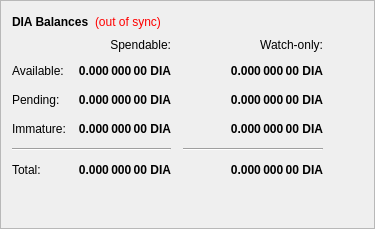
        <widget class="QFrame" name="frame">
         <property name="frameShape">
          <enum>QFrame::StyledPanel</enum>
         </property>
         <property name="frameShadow">
          <enum>QFrame::Raised</enum>
         </property>
         <layout class="QVBoxLayout" name="verticalLayout_4">
          <item>
           <layout class="QHBoxLayout" name="horizontalLayout_4">
            <item>
             <widget class="QLabel" name="label_5">
              <property name="font">
               <font>
                <weight>75</weight>
                <bold>true</bold>
               </font>
              </property>
              <property name="text">
               <string>DIA Balances</string>
              </property>
             </widget>
            </item>
            <item>
             <widget class="QLabel" name="labelWalletStatus">
              <property name="cursor">
               <cursorShape>WhatsThisCursor</cursorShape>
              </property>
              <property name="toolTip">
               <string>The displayed information may be out of date. Your wallet automatically synchronizes with the Decima network after a connection is established, but this process has not completed yet.</string>
              </property>
              <property name="styleSheet">
               <string notr="true">QLabel { color: red; }</string>
              </property>
              <property name="text">
               <string notr="true">(out of sync)</string>
              </property>
              <property name="alignment">
               <set>Qt::AlignLeading|Qt::AlignLeft|Qt::AlignVCenter</set>
              </property>
             </widget>
            </item>
            <item>
             <spacer name="horizontalSpacer_3">
              <property name="orientation">
               <enum>Qt::Horizontal</enum>
              </property>
              <property name="sizeHint" stdset="0">
               <size>
                <width>40</width>
                <height>20</height>
               </size>
              </property>
             </spacer>
            </item>
           </layout>
          </item>
          <item>
           <layout class="QGridLayout" name="gridLayout">
            <property name="spacing">
             <number>12</number>
            </property>
            <item row="2" column="2">
             <widget class="QLabel" name="labelWatchPending">
              <property name="font">
               <font>
                <weight>75</weight>
                <bold>true</bold>
               </font>
              </property>
              <property name="cursor">
               <cursorShape>IBeamCursor</cursorShape>
              </property>
              <property name="toolTip">
               <string>Unconfirmed transactions to watch-only addresses</string>
              </property>
              <property name="text">
               <string notr="true">0.000 000 00 DIA</string>
              </property>
              <property name="alignment">
               <set>Qt::AlignRight|Qt::AlignTrailing|Qt::AlignVCenter</set>
              </property>
              <property name="textInteractionFlags">
               <set>Qt::LinksAccessibleByMouse|Qt::TextSelectableByKeyboard|Qt::TextSelectableByMouse</set>
              </property>
             </widget>
            </item>
            <item row="2" column="1">
             <widget class="QLabel" name="labelUnconfirmed">
              <property name="font">
               <font>
                <weight>75</weight>
                <bold>true</bold>
               </font>
              </property>
              <property name="cursor">
               <cursorShape>IBeamCursor</cursorShape>
              </property>
              <property name="toolTip">
               <string>Total of transactions that have yet to be confirmed, and do not yet count toward the spendable balance</string>
              </property>
              <property name="text">
               <string notr="true">0.000 000 00 DIA</string>
              </property>
              <property name="alignment">
               <set>Qt::AlignRight|Qt::AlignTrailing|Qt::AlignVCenter</set>
              </property>
              <property name="textInteractionFlags">
               <set>Qt::LinksAccessibleByMouse|Qt::TextSelectableByKeyboard|Qt::TextSelectableByMouse</set>
              </property>
             </widget>
            </item>
            <item row="3" column="2">
             <widget class="QLabel" name="labelWatchImmature">
              <property name="font">
               <font>
                <weight>75</weight>
                <bold>true</bold>
               </font>
              </property>
              <property name="cursor">
               <cursorShape>IBeamCursor</cursorShape>
              </property>
              <property name="toolTip">
               <string>Staked or masternode rewards in watch-only addresses that has not yet matured</string>
              </property>
              <property name="text">
               <string notr="true">0.000 000 00 DIA</string>
              </property>
              <property name="alignment">
               <set>Qt::AlignRight|Qt::AlignTrailing|Qt::AlignVCenter</set>
              </property>
              <property name="textInteractionFlags">
               <set>Qt::LinksAccessibleByMouse|Qt::TextSelectableByKeyboard|Qt::TextSelectableByMouse</set>
              </property>
             </widget>
            </item>
            <item row="4" column="0" colspan="2">
             <widget class="Line" name="lineSpendableBalance">
              <property name="orientation">
               <enum>Qt::Horizontal</enum>
              </property>
             </widget>
            </item>
            <item row="4" column="2">
             <widget class="Line" name="lineWatchBalance">
              <property name="sizePolicy">
               <sizepolicy hsizetype="Preferred" vsizetype="Fixed">
                <horstretch>0</horstretch>
                <verstretch>0</verstretch>
               </sizepolicy>
              </property>
              <property name="minimumSize">
               <size>
                <width>140</width>
                <height>0</height>
               </size>
              </property>
              <property name="orientation">
               <enum>Qt::Horizontal</enum>
              </property>
             </widget>
            </item>
            <item row="5" column="0">
             <widget class="QLabel" name="labelTotalText">
              <property name="text">
               <string>Total:</string>
              </property>
             </widget>
            </item>
            <item row="3" column="1">
             <widget class="QLabel" name="labelImmature">
              <property name="font">
               <font>
                <weight>75</weight>
                <bold>true</bold>
               </font>
              </property>
              <property name="cursor">
               <cursorShape>IBeamCursor</cursorShape>
              </property>
              <property name="toolTip">
               <string>Staked or masternode rewards that has not yet matured</string>
              </property>
              <property name="text">
               <string notr="true">0.000 000 00 DIA</string>
              </property>
              <property name="alignment">
               <set>Qt::AlignRight|Qt::AlignTrailing|Qt::AlignVCenter</set>
              </property>
              <property name="textInteractionFlags">
               <set>Qt::LinksAccessibleByMouse|Qt::TextSelectableByKeyboard|Qt::TextSelectableByMouse</set>
              </property>
             </widget>
            </item>
            <item row="2" column="3">
             <spacer name="horizontalSpacer_2">
              <property name="orientation">
               <enum>Qt::Horizontal</enum>
              </property>
              <property name="sizeHint" stdset="0">
               <size>
                <width>40</width>
                <height>20</height>
               </size>
              </property>
             </spacer>
            </item>
            <item row="3" column="0">
             <widget class="QLabel" name="labelImmatureText">
              <property name="text">
               <string>Immature:</string>
              </property>
             </widget>
            </item>
            <item row="5" column="1">
             <widget class="QLabel" name="labelTotal">
              <property name="font">
               <font>
                <weight>75</weight>
                <bold>true</bold>
               </font>
              </property>
              <property name="cursor">
               <cursorShape>IBeamCursor</cursorShape>
              </property>
              <property name="toolTip">
               <string>Your current total balance</string>
              </property>
              <property name="text">
               <string notr="true">0.000 000 00 DIA</string>
              </property>
              <property name="alignment">
               <set>Qt::AlignRight|Qt::AlignTrailing|Qt::AlignVCenter</set>
              </property>
              <property name="textInteractionFlags">
               <set>Qt::LinksAccessibleByMouse|Qt::TextSelectableByKeyboard|Qt::TextSelectableByMouse</set>
              </property>
             </widget>
            </item>
            <item row="5" column="2">
             <widget class="QLabel" name="labelWatchTotal">
              <property name="font">
               <font>
                <weight>75</weight>
                <bold>true</bold>
               </font>
              </property>
              <property name="cursor">
               <cursorShape>IBeamCursor</cursorShape>
              </property>
              <property name="toolTip">
               <string>Current total balance in watch-only addresses</string>
              </property>
              <property name="text">
               <string notr="true">0.000 000 00 DIA</string>
              </property>
              <property name="alignment">
               <set>Qt::AlignRight|Qt::AlignTrailing|Qt::AlignVCenter</set>
              </property>
              <property name="textInteractionFlags">
               <set>Qt::LinksAccessibleByMouse|Qt::TextSelectableByKeyboard|Qt::TextSelectableByMouse</set>
              </property>
             </widget>
            </item>
            <item row="0" column="2">
             <widget class="QLabel" name="labelWatchonly">
              <property name="text">
               <string>Watch-only:</string>
              </property>
              <property name="alignment">
               <set>Qt::AlignRight|Qt::AlignTrailing|Qt::AlignVCenter</set>
              </property>
             </widget>
            </item>
            <item row="1" column="0">
             <widget class="QLabel" name="labelBalanceText">
              <property name="text">
               <string>Available:</string>
              </property>
             </widget>
            </item>
            <item row="1" column="1">
             <widget class="QLabel" name="labelBalance">
              <property name="font">
               <font>
                <weight>75</weight>
                <bold>true</bold>
               </font>
              </property>
              <property name="cursor">
               <cursorShape>IBeamCursor</cursorShape>
              </property>
              <property name="toolTip">
               <string>Your current spendable balance</string>
              </property>
              <property name="text">
               <string notr="true">0.000 000 00 DIA</string>
              </property>
              <property name="alignment">
               <set>Qt::AlignRight|Qt::AlignTrailing|Qt::AlignVCenter</set>
              </property>
              <property name="textInteractionFlags">
               <set>Qt::LinksAccessibleByMouse|Qt::TextSelectableByKeyboard|Qt::TextSelectableByMouse</set>
              </property>
             </widget>
            </item>
            <item row="1" column="2">
             <widget class="QLabel" name="labelWatchAvailable">
              <property name="font">
               <font>
                <weight>75</weight>
                <bold>true</bold>
               </font>
              </property>
              <property name="cursor">
               <cursorShape>IBeamCursor</cursorShape>
              </property>
              <property name="toolTip">
               <string>Your current balance in watch-only addresses</string>
              </property>
              <property name="text">
               <string notr="true">0.000 000 00 DIA</string>
              </property>
              <property name="alignment">
               <set>Qt::AlignRight|Qt::AlignTrailing|Qt::AlignVCenter</set>
              </property>
              <property name="textInteractionFlags">
               <set>Qt::LinksAccessibleByMouse|Qt::TextSelectableByKeyboard|Qt::TextSelectableByMouse</set>
              </property>
             </widget>
            </item>
            <item row="2" column="0">
             <widget class="QLabel" name="labelPendingText">
              <property name="text">
               <string>Pending:</string>
              </property>
             </widget>
            </item>
            <item row="0" column="1">
             <widget class="QLabel" name="labelSpendable">
              <property name="text">
               <string>Spendable:</string>
              </property>
              <property name="alignment">
               <set>Qt::AlignRight|Qt::AlignTrailing|Qt::AlignVCenter</set>
              </property>
             </widget>
            </item>
           </layout>
          </item>
          <item>
           <spacer name="verticalSpacer_4">
            <property name="orientation">
             <enum>Qt::Vertical</enum>
            </property>
            <property name="sizeHint" stdset="0">
             <size>
              <width>20</width>
              <height>40</height>
             </size>
            </property>
           </spacer>
          </item>
         </layout>
        </widget>
